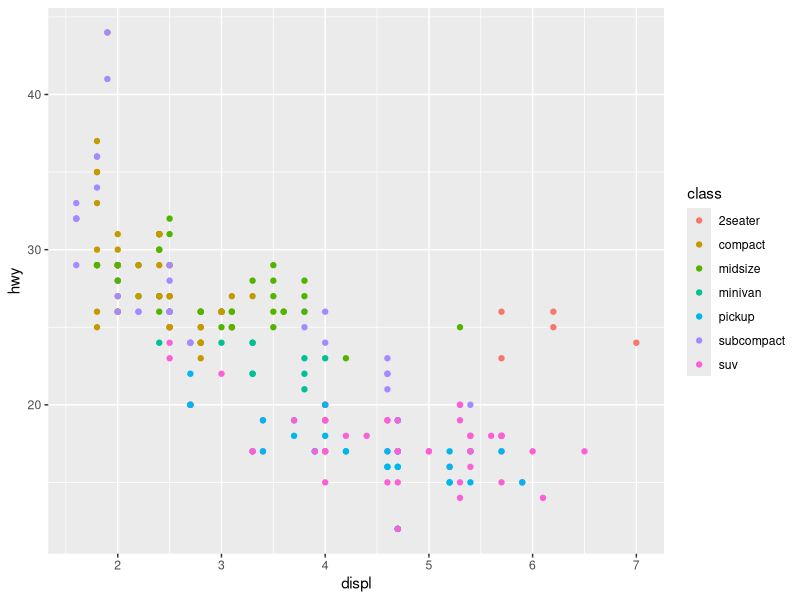
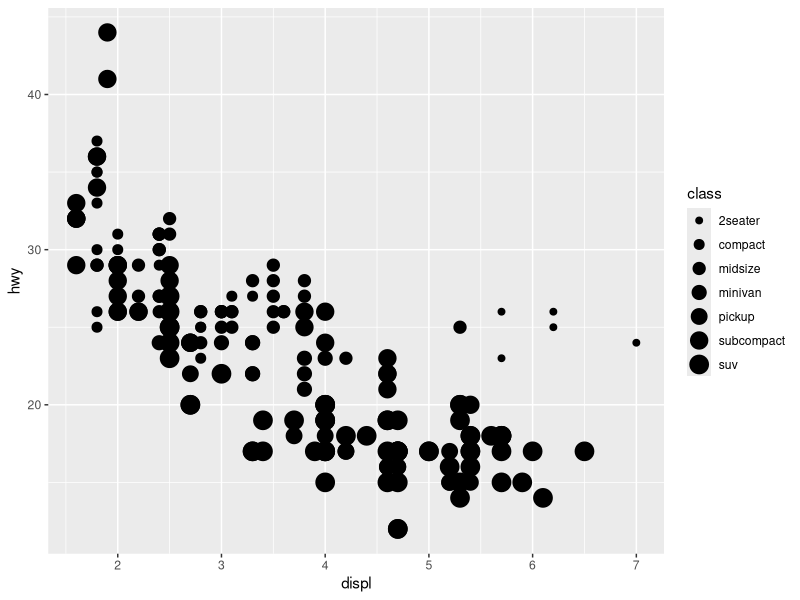
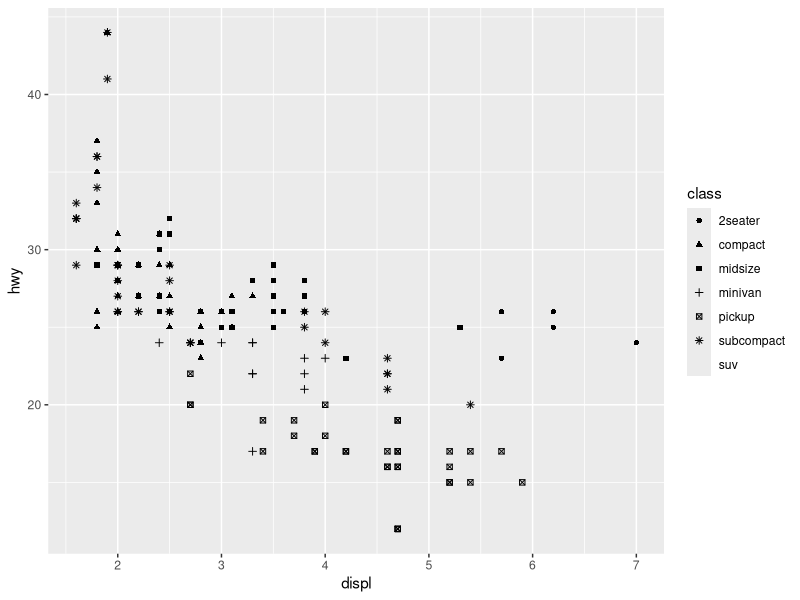
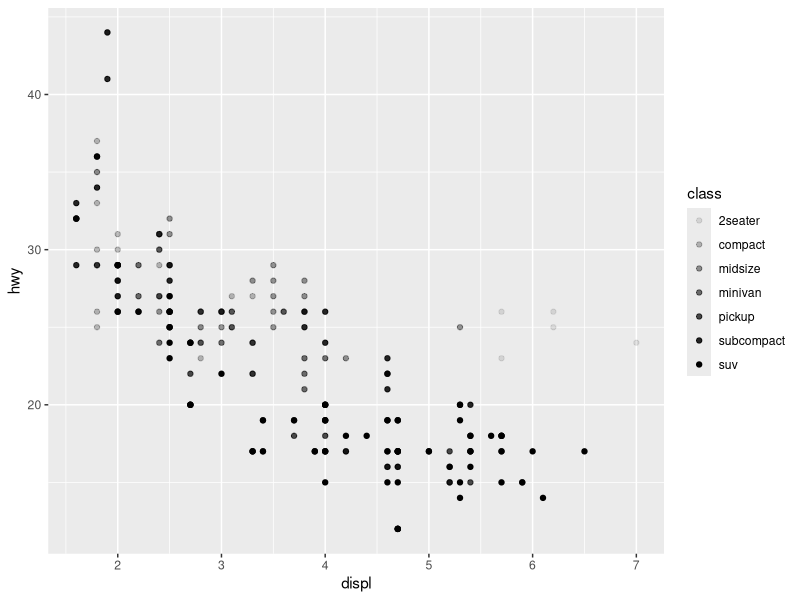
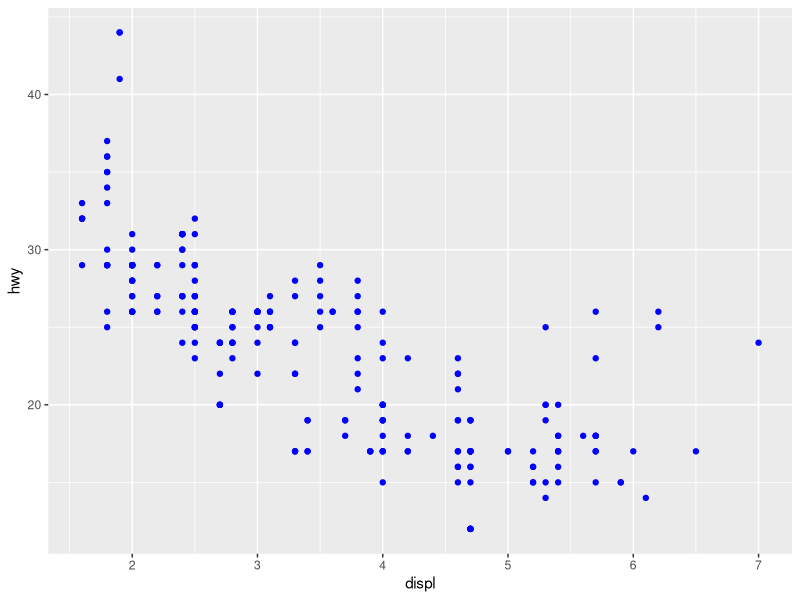
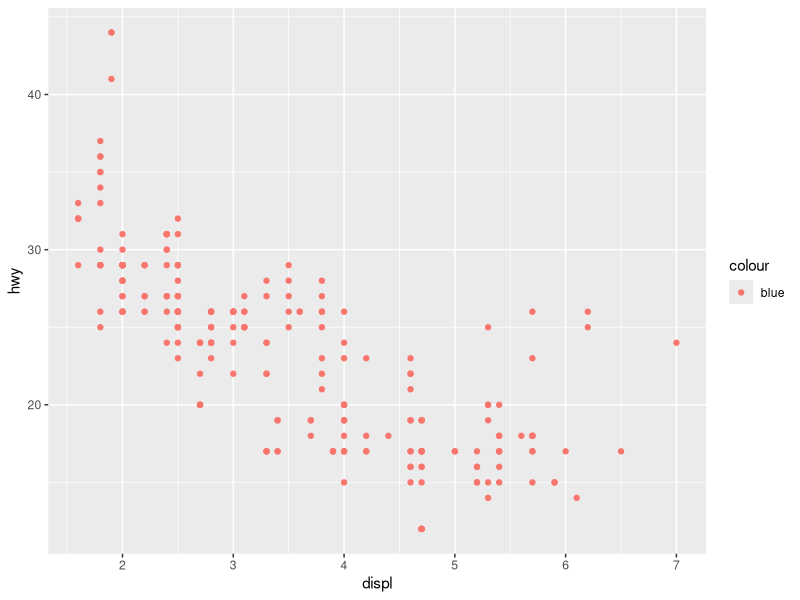

Here is the R script that generated these plots, in order: (Note: this script raises an error after producing the figures.)
library(tidyverse)

# Adding dimensions to data using color
ggplot(mpg) +
  geom_point(aes(displ, hwy, color = class))

# Using size for a discrete variable is not advised.
ggplot(mpg) +
  geom_point(aes(displ, hwy, size = class))

# Using shape
ggplot(mpg) +
  geom_point(aes(displ, hwy, shape = class))

# Using alpha
ggplot(mpg) +
  geom_point(aes(displ, hwy, alpha = class))

# Manually assign aesthetics
ggplot(mpg) +
  geom_point(aes(displ, hwy), color = "blue")

# What’s gone wrong with this code? Why are the points not blue?
ggplot(data = mpg) +
geom_point(mapping = aes(x = displ, y = hwy, color = "blue"))

# Which variables in mpg are categorical?
# Which variables are continuous?
summary(mpg)

# Map a continuous variable to color, size, and shape.
# How do these aesthetics behave differently for
# categorical vs. continuous variables?
ggplot(mpg) +
  geom_point(aes(year, class, color = displ, size = cyl, shape = cty))

# What happens if you map the same variable to multiple aesthetics?
ggplot(mpg) +
  geom_point(aes(displ, hwy, size = displ))

# What does the stroke aesthetic do? What shapes does it work with? (Hint: use ?geom_point)
ggplot(mpg) +
  geom_point(aes(displ, hwy, stroke = cyl))

# For shapes that have a border (like 21), you can colour the inside and
# outside separately. Use the stroke aesthetic to modify the width of the
# border
ggplot(mtcars, aes(wt, mpg)) +
  geom_point(shape = 21, colour = "black", fill = "white", size = 5, stroke = 5)

# What happens if you map an aesthetic to something other than a variable name, like aes(colour = displ < 5)?
ggplot(mpg) +
  geom_point(aes(displ, hwy, colour = displ < 5))
